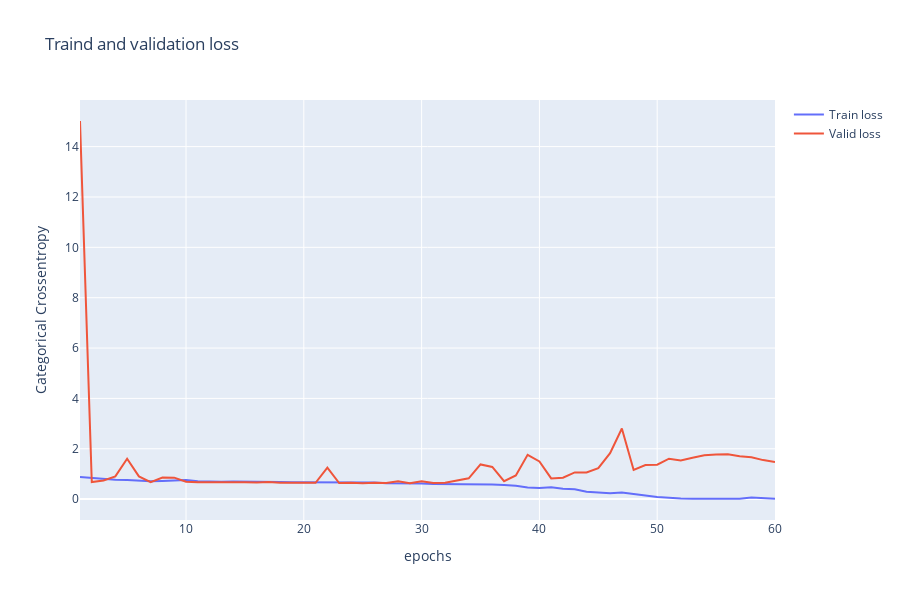

This figure's notebook cell:
### Code cell
fig = go.Figure()
    
fig.add_trace(go.Scatter(
    x=list(range(1, num_epochs + 1)), 
    y=train_losses, 
    name='Train loss',
))
fig.add_trace(go.Scatter(
    x=list(range(1, num_epochs + 1)), 
    y=valid_losses, 
    name='Validation loss',
))

fig.update_layout(
    title='Traind and validation loss', 
    xaxis_title='epochs',
    yaxis_title='Categorical Crossentropy',
    width=900, 
    height=600
)
fig.show()
